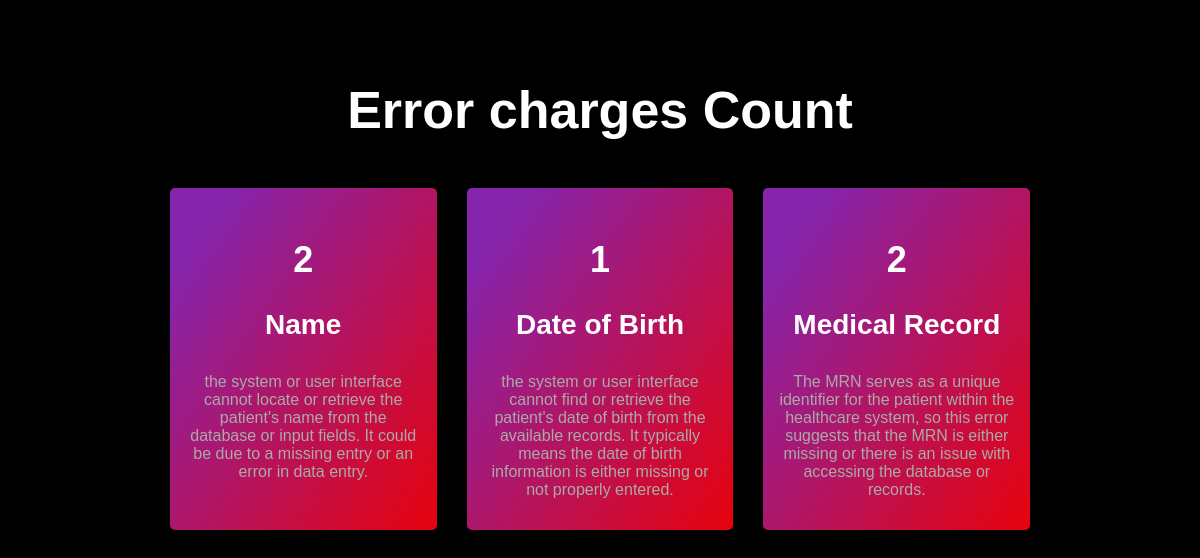
The page / on the database its author committed.
### app/models.py (models this page shows)
class ErrorCharges(models.Model):
    error = models.CharField(max_length=255)
    description = models.TextField()

### app/views.py (the view)
# urls.py: path('', error_cards_view),
def error_cards_view(request):
    error_charges_with_count = ErrorCharges.objects.annotate(patient_count=Count('patient_error_charge'))
    error_count = []
    for error_charges in error_charges_with_count:
        error_count.append({
            'error': error_charges.error,
            'description': error_charges.description,
            'patient_count': error_charges.patient_count
        })
    context = {
        'error_count':error_count
    }
    return render(request, 'dashboard.html', context)

### templates/dashboard.html (shortened to what this page needs)
{% load static %}
<html>
  <head>
  </head>
  <body>
    <div class="title">
      <h1>Error charges Count</h1>
    </div>
    <div class="container">
     {% for error in error_count %}
      <div class="count_up animate">
        <div class="counterbox-container">
          <p class="number">
            <span class="value" data-seperator="." data-decimal="0" data-count="{{error.patient_count}}">{{error.patient_count}}</span>
          </p>
          <p class="headline">{{error.error}}</p>
          <p class="text">{{error.description}}</p>
        </div>
      </div>
      {% endfor %}
    </div>
  </body>
</html>

### templates/dashboard.html (style rules this page uses)
body { font-family: sans-serif; font-size: 16px; margin-top: 10vh; background: #000000; color: #ffffff; }
h1 { font-size: 52px; text-align: center; margin-bottom: 3rem; }
.container { display: flex; flex-direction: row; justify-content: center; align-items: stretch; align-content: flex-start; gap: 30px; }

### rows shown on the page
ErrorCharges: error "Name", description "the system or user interface cannot locate or retrieve the patient's name from the database or input fields. It could be due to a missing entry or an error in data entry."
ErrorCharges: error "Date of Birth", description "the system or user interface cannot find or retrieve the patient's date of birth from the available records. It typically means the date of birth information is either missing or not properly entered."
ErrorCharges: error "Medical Record", description "The MRN serves as a unique identifier for the patient within the healthcare system, so this error suggests that the MRN is either missing or there is an issue with accessing the database or records."

### other values the page prints
{{ error.patient_count }} "2" "1" "2"
